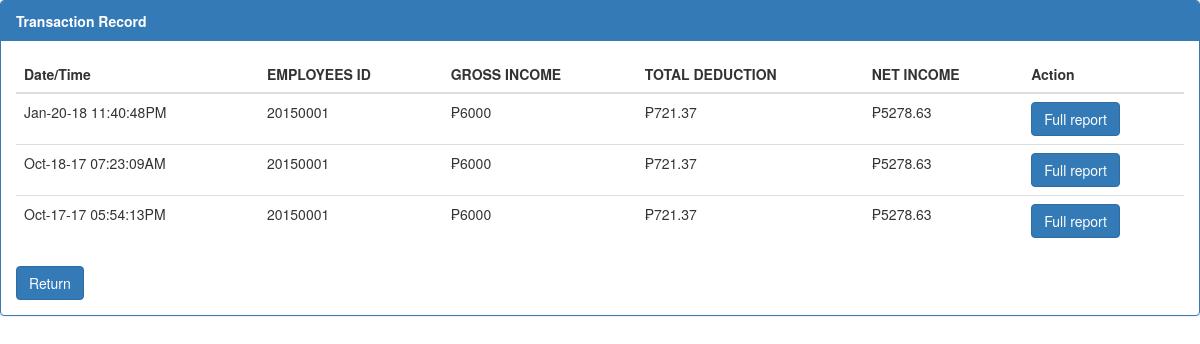
The page /compute/detail.php?ID_NUM=20150001 (signed in) on the database its author committed.
### tables this page shows
CREATE TABLE `20150001` (
  `list` int(10) NOT NULL,
  `id` int(8) DEFAULT NULL,
  `gross` float DEFAULT NULL,
  `total` float DEFAULT NULL,
  `net` float DEFAULT NULL,
  `date_time` varchar(30) DEFAULT NULL,
  `work` int(8) DEFAULT NULL,
  `rate` int(8) DEFAULT NULL,
  `sss` float DEFAULT NULL,
  `ibig` float DEFAULT NULL,
  `tax` float DEFAULT NULL,
  `phil` float DEFAULT NULL,
  `lname` varchar(30) DEFAULT NULL,
  `fname` varchar(30) DEFAULT NULL,
  `mid` varchar(30) DEFAULT NULL,
  `local` varchar(30) DEFAULT NULL
);

### compute/detail.php (the view, shortened to what this page needs)
<!DOCTYPE html>
<html>
<head>
	<?php include 'bootstrap_compute.php'; ?>
</head>
<body>
<div class="panel-group">
	<div class="panel panel-primary">
		<div class="panel-heading"><strong>Transaction Record</strong></div>
<div class="panel-body">
	<table class="table table-hover">
<thead>
	<tr>
		<th>Date/Time</th>
		<th>EMPLOYEES ID</th>
		<th>GROSS INCOME</th>
		<th>TOTAL DEDUCTION</th>
		<th>NET INCOME</th>
		<th>Action</th>
	</tr>
</thead>
<?php
require '../connect/connection.php';
$name = $_GET['ID_NUM'];
$sql2 = "SELECT * FROM `$name` order by list desc";
$result2 = mysqli_query($connect,$sql2);
if (@mysqli_num_rows($result2) >0) {
	while ($row = mysqli_fetch_assoc($result2)) {
		$time = strtotime($row['date_time']);
		$date = date('M-d-y h:i:sA',$time);
		$list = $row['list'];
		echo "<tr>";
		echo "<td>".$date."</td>";
		echo "<td>".$row['id']."</td>";
		echo "<td>&#8369;".$row['gross']."</td>";
		echo "<td>&#8369;".$row['total']."</td>";
		echo "<td>&#8369;".$row['net']."</td>";
		echo "<td><a href='docu.php?list=$list'><button type='button' claSs='btn btn-primary'>Full report</button></a></td>";
		echo "</tr>";
	}
}
 ?>
</table>
<?php echo "<a href='../main/salary.php'><button class='btn btn-primary'>Return</button></a>"; ?>
</div>
	</div>
</div>
</body>
</html>

### rows shown on the page
20150001: date_time "Jan-20-18 11:40:48PM", id "20150001", gross "6000", total "721.37", net "5278.63"
20150001: date_time "Oct-18-17 07:23:09AM", id "20150001", gross "6000", total "721.37", net "5278.63"
20150001: date_time "Oct-17-17 05:54:13PM", id "20150001", gross "6000", total "721.37", net "5278.63"
